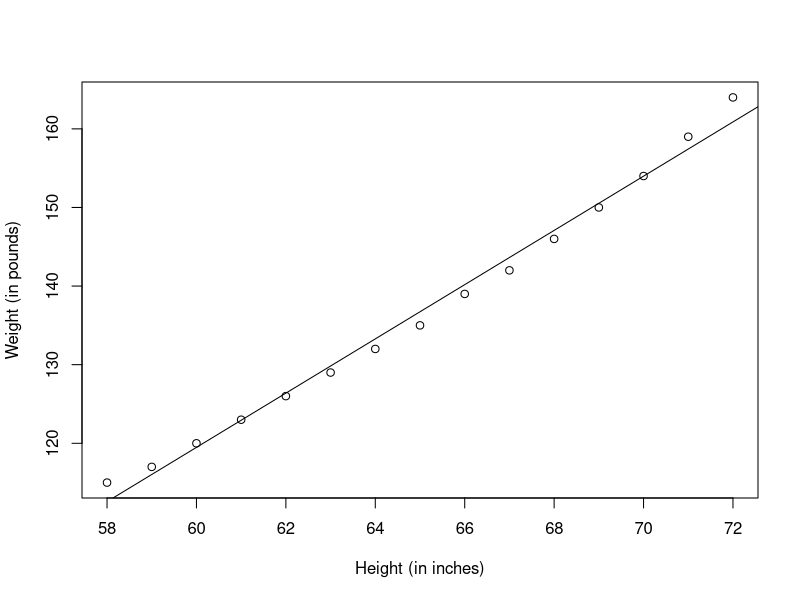
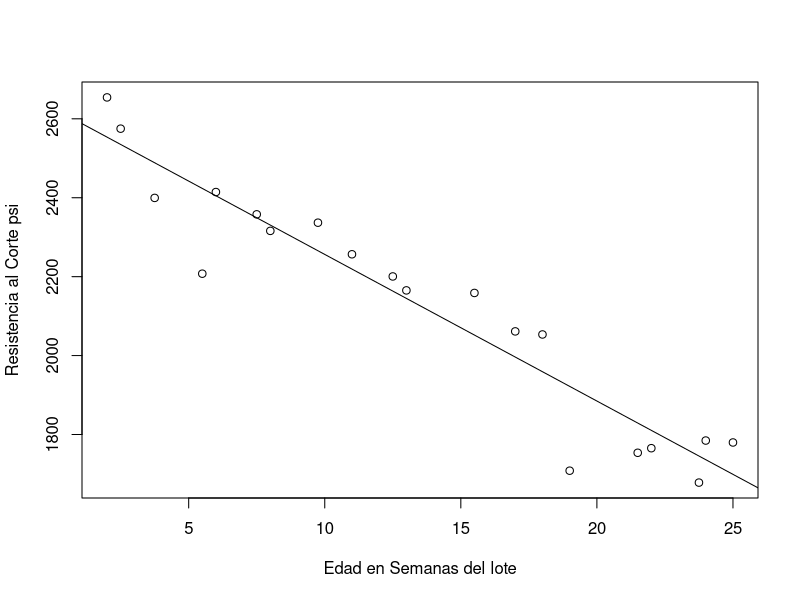

Write R code to recreate these figures, in order.
setwd("~/Desktop/UIA/7mo Semestre UIA/Regresión")
 #Conjunti de datos de mujeres, altura y peso
#Predecir peso a través de la altura

women$weight
fit <- lm(weight ~ height, data=women)
summary(fit)
fitted(fit)
residuals(fit)
plot(women$height,women$weight,
     xlab="Height (in inches)",
     ylab="Weight (in pounds)")
abline(fit)

#Prueba de significancia estadistica:
# H0: B1 = 0 
#vs. 
# H1 B1 ≠ 0
#alfa = 0.05 
alfa1 = 0.05
# dof = n - 2 
dof_altura = length(women$height) - 2
#encontramos el valor de t real
valor_t_r = qt(alfa1/2, dof_altura, lower.tail = FALSE)
#calculemos el valor de t de prueba
#De sumarry de fit 2 vemos que:
#B1(hat) = 3.45
b1_hat_altura = 3.45
# SSres = suma de residuales ak cuadrado
SSres_altura = sum((fit$residuals)^2)
#MSres = SSres / n-2
MSres_altura = SSres_altura/(length(women$height)-2)
#x bar
x_bar_altura = mean(women$height)
#Sxx = suma (x - xbar)^2
Sxx_altura = sum((women$height - x_bar_altura)^2)
#SE(B1 hat) = raiz (MSres/Sxx)
SEB1_altura = sqrt(MSres_altura/Sxx_altura)
#t valor calculado
t0_altura = b1_hat_altura/SEB1_altura
abs(t0_altura) > valor_t_r
#se rechaza H0 y concluimos que hay una relacion lineal



cohete = read.csv("Rocket.csv",row.names = 1)
cohete
attach(cohete)
fit2<-lm(ShearStrength_yi_psi ~ Age_of_Propellant_xi_weeks, data = cohete)
summary(fit2)
fitted(fit2)
residuals(fit2)
plot(cohete$Age_of_Propellant_xi_weeks, cohete$ShearStrength_yi_psi,
     xlab = "Edad en Semanas del lote",
     ylab = "Resistencia al Corte psi")
abline(fit2)

#Prueba de significancia estadistica:
# H0: B1 = 0 
#vs. 
# H1 B1 ≠ 0
#alfa = 0.05 
alfa = 0.05
# dof = n - 2 
dof = length(cohete$ShearStrength_yi_psi) - 2
#encontramos el valor de t real
valor_t = qt(alfa/2, dof, lower.tail = FALSE)
#calculemos el valor de t de prueba
#De sumarry de fit 2 vemos que:
#B1(hat) = -37.154
b1_hat = -37.15
# SSres = suma de residuales ak cuadrado
SSres = sum((fit2$residuals)^2)
#MSres = SSres / n-2
MSres = SSres/(length(cohete$Age_of_Propellant_xi_weeks)-2)
#x bar
x_bar_rock = mean(cohete$Age_of_Propellant_xi_weeks)
#Sxx = suma (x - xbar)^2
Sxx = sum((cohete$Age_of_Propellant_xi_weeks - x_bar_rock)^2)
#SE(B1 hat) = raiz (MSres/Sxx)
SEB1 = sqrt(MSres/Sxx)
#t valor calculado
t0 = b1_hat/SEB1
abs(t0) > valor_t
#se rechaza H0 y concluimos que hay una relacion lineal